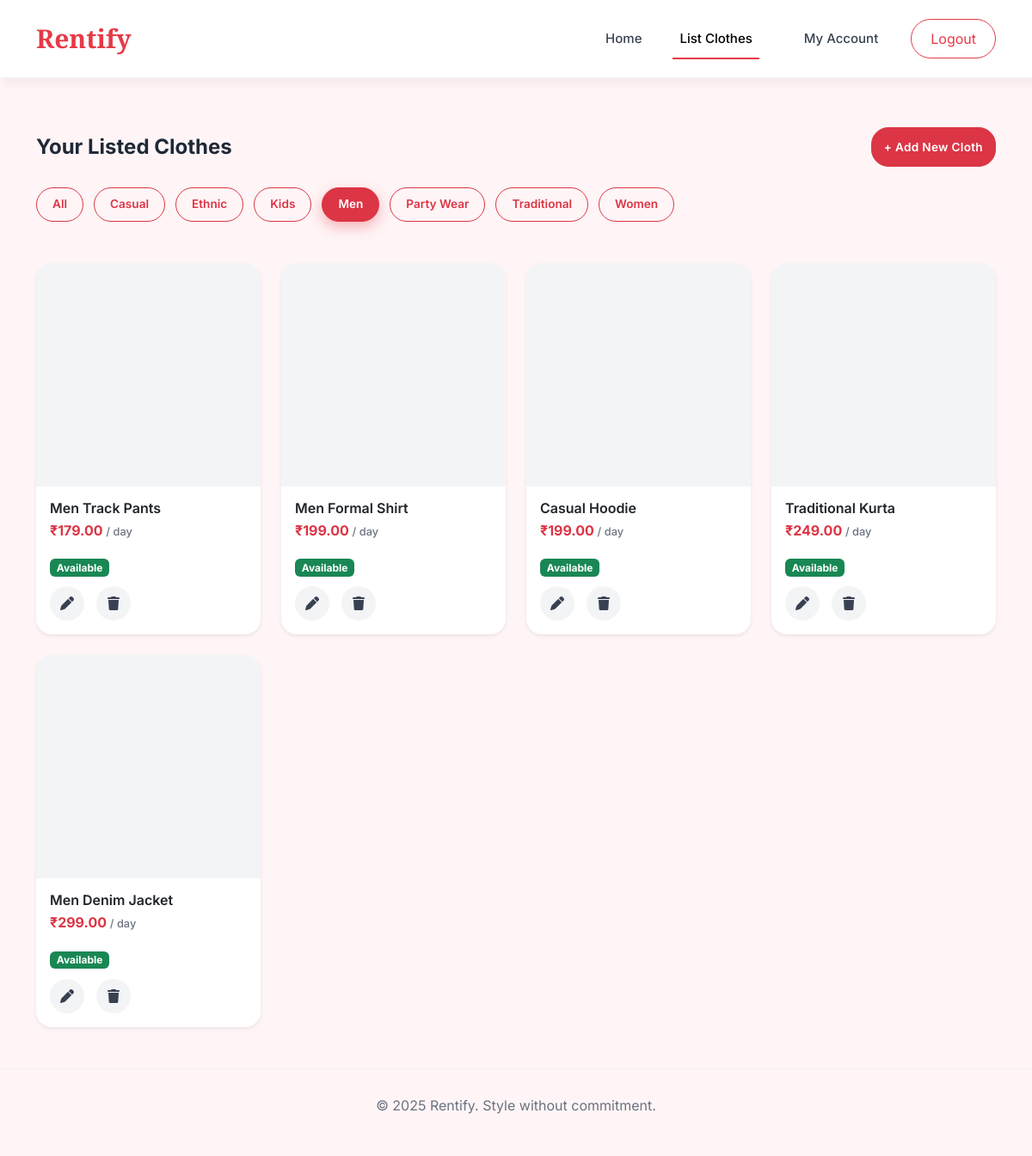
Screenshot of /seller/list/?category=1 (signed in) with the database file from the repository.
### app1/models.py (models this page shows, shortened)
class Category(models.Model):
    name = models.CharField(max_length=50, unique=True)
    slug = models.SlugField(max_length=60, unique=True)
    is_active = models.BooleanField(default=True)
    created_at = models.DateTimeField(auto_now_add=True)
    class Meta:
        verbose_name_plural = "Categories"
        ordering = ["name"]
    def __str__(self):
        return self.name

class Cloth(models.Model):
    CONDITION_CHOICES = [
        ("new", "New"),
        ("like_new", "Like New"),
        ("good", "Good"),
        ("fair", "Fair"),
    ]
    seller = models.ForeignKey(
        settings.AUTH_USER_MODEL,
        on_delete=models.CASCADE,
        related_name="listed_clothes"
    )
    categories = models.ManyToManyField(
        Category,
        related_name="clothes"
    )
    name = models.CharField(max_length=100)
    description = models.TextField(blank=True)
    image = models.ImageField(
        upload_to="clothes/",
        default="clothes/default.png"
    )
    quantity = models.PositiveIntegerField(default=1)
    rent_per_day = models.DecimalField(
        max_digits=8,
        decimal_places=2
    )
    condition = models.CharField(
        max_length=20,
        choices=CONDITION_CHOICES,
        default="good"
    )
    created_at = models.DateTimeField(auto_now_add=True)
    updated_at = models.DateTimeField(auto_now=True)
    @property
    def is_available(self):
        return self.quantity > 0

### app1/views.py (the view)
# urls.py: path("seller/list/", views.list_clothes, name="list_clothes"),
def list_clothes(request):
    if not request.user.is_authenticated:
        return render(request, "list_clothes.html")
    if not request.user.is_seller:
        messages.error(request, "Only sellers can list clothes.")
        return redirect("home")
    selected_category = request.GET.get("category", "all")
    clothes = (
        Cloth.objects
        .filter(seller=request.user)
        .prefetch_related("categories")
        .order_by("-created_at")
    )
    if selected_category != "all":
        clothes = clothes.filter(
            categories__id=selected_category
        ).distinct()
    if request.method == "POST":
        form = ClothForm(request.POST, request.FILES)
        if form.is_valid():
            cloth = form.save(commit=False)
            cloth.seller = request.user
            cloth.save()
            form.save_m2m()  # 🔑 REQUIRED
            messages.success(
                request, "Cloth listed successfully!"
            )
            return redirect("list_clothes")
        messages.error(
            request, "Please correct the errors below."
        )
    else:
        form = ClothForm()
    categories = Category.objects.filter(is_active=True)
    return render(request, "list_clothes.html", {
        "form": form,
        "clothes": clothes,
        "categories": categories,
        "selected_category": selected_category,
    })

### templates/list_clothes.html (shortened to what this page needs)
{% extends "base.html" %}
{% load static %}
{% block css %}
<link rel="stylesheet" href="{% static 'css/style.css' %}">
<link rel="stylesheet" href="{% static 'css/list.css' %}">
{% endblock css %}
{% block content %}
<div class="container py-5">
{% if not user.is_authenticated %}
<div class="text-center">
    <h1 class="fw-bold mb-3">List Your Clothes on Rentify</h1>
    <p class="text-muted mb-4">
        Earn money by renting your clothes to thousands of users.
    </p>
    <a href="{% url 'login' %}" class="btn btn-danger px-4 me-2">Login</a>
    <a href="{% url 'register' %}" class="btn btn-outline-danger px-4">
        Register as Seller
    </a>
</div>
{% else %}
<div class="d-flex justify-content-between align-items-center mb-4">
    <h4 class="fw-bold mb-0">Your Listed Clothes</h4>
    <button class="btn btn-danger"
            data-bs-toggle="modal"
            data-bs-target="#addClothModal">
        + Add New Cloth
    </button>
</div>
<div class="category-filter mb-4">
    <a href="?category=all"
       class="filter-pill {% if selected_category == 'all' %}active{% endif %}">
        All
    </a>
    {% for cat in categories %}
    <a href="?category={{ cat.id }}"
       class="filter-pill {% if selected_category == cat.id|stringformat:'s' %}active{% endif %}">
        {{ cat.name }}
    </a>
    {% endfor %}
</div>
<div class="row g-4 mt-2 cloth-grid">
{% for cloth in clothes %}
<div class="col-lg-3 col-md-4 col-sm-6">
    <div class="card cloth-card border-0 shadow-sm"
         data-bs-toggle="modal"
         data-bs-target="#viewClothModal{{ cloth.id }}">
       <div class="cloth-image-wrapper">
</div>
        <div class="card-body">
            <h6 class="cloth-title">{{ cloth.name }}</h6>
            <p class="cloth-price">
                ₹{{ cloth.rent_per_day }} <span>/ day</span>
            </p>
            {% if cloth.is_available %}
    <span class="badge availability-pill bg-success">
        Available
    </span>
{% else %}
    <span class="badge availability-pill bg-secondary">
        Unavailable
    </span>
{% endif %}
            <div class="card-actions"
                 onclick="event.stopPropagation();">
                <button title="Edit"
                        data-bs-toggle="modal"
                        data-bs-target="#editClothModal{{ cloth.id }}">
                    <i class="fa-solid fa-pen"></i>
                </button>
                <button title="Delete"
                        data-bs-toggle="modal"
                        data-bs-target="#deleteClothModal{{ cloth.id }}">
                    <i class="fa-solid fa-trash"></i>
                </button>
            </div>
        </div>
    </div>
</div>
{% empty %}
<div class="col-12 text-center text-muted">
    You haven’t listed any clothes yet.
</div>
{% endfor %}
</div>
{% endif %}
</div>
{% endblock %}

### static/css/style.css (style rules this page uses)
body { font-family: 'Inter', sans-serif; background-color: #fff5f6; color: #1f2937; line-height: 1.6; overflow-x: hidden; -webkit-font-smoothing: antialiased; -moz-osx-font-smoothing: grayscale; }
html, body { overflow-x: hidden; }

### static/css/list.css (style rules this page uses)
.btn-danger { height: 46px; border-radius: 10px; font-weight: 600; letter-spacing: 0.3px; }
.cloth-card { border-radius: 18px; overflow: hidden; cursor: pointer; background: #ffffff; transition: all 0.3s ease; }
.cloth-image-wrapper { position: relative; width: 100%; height: 260px; overflow: hidden; background: #f3f4f6; border-top-left-radius: 18px; border-top-right-radius: 18px; }
.cloth-card .card-body { padding: 16px; }
.cloth-title { font-size: 1rem; font-weight: 600; margin-bottom: 4px; }
.cloth-price { font-weight: 700; color: #dc3545; }
.cloth-price span { font-size: 0.8rem; font-weight: 500; color: #6b7280; }
.card-actions { display: flex; gap: 14px; margin-top: 10px; }
.card-actions button { border: none; background: #f3f4f6; width: 40px; height: 40px; border-radius: 50%; display: flex; align-items: center; justify-content: center; color: #374151; transition: all 0.2s ease; }
.btn-danger { border-radius: 20px; font-size: 0.85rem; padding: 6px 14px; }
.category-filter { display: flex; gap: 12px; flex-wrap: wrap; align-items: center; }
.filter-pill { padding: 8px 18px; border-radius: 999px; font-size: 0.85rem; font-weight: 600; text-decoration: none; border: 1.5px solid #dc3545; color: #dc3545; background: transparent; transition: all 0.25s ease; }
.filter-pill.active { background: #dc3545; color: #fff; box-shadow: 0 6px 16px rgba(220, 53, 69, 0.35); }

### rows the page displays
Category: name "Casual"
Category: name "Ethnic"
Category: name "Kids"
Category: name "Men"
Category: name "Party Wear"
Category: name "Traditional"
Category: name "Women"
Cloth: name "Men Track Pants", rent_per_day "179.00", quantity "Available"
Cloth: name "Men Formal Shirt", rent_per_day "199.00", quantity "Available"
Cloth: name "Casual Hoodie", rent_per_day "199.00", quantity "Available"
Cloth: name "Traditional Kurta", rent_per_day "249.00", quantity "Available"
Cloth: name "Men Denim Jacket", rent_per_day "299.00", quantity "Available"
